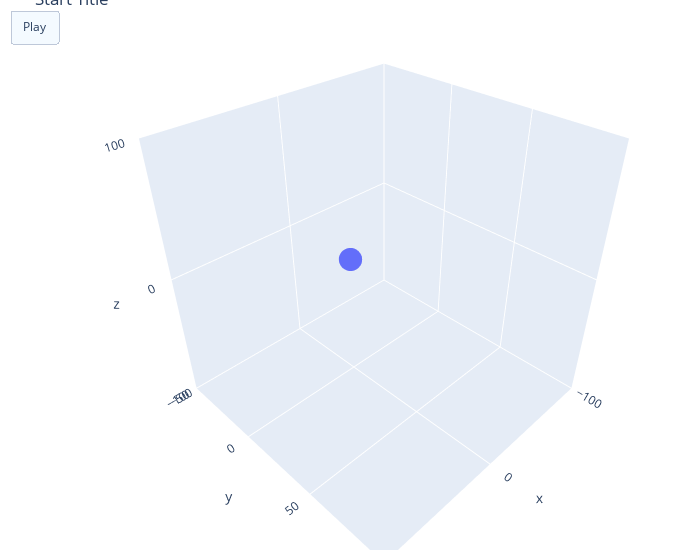

Source (notebook cell):
### Markdown cell above
Визуализируем появление точек динамически

### Code cell
fig = go.Figure(
    data=[go.Scatter3d(x=[0, 1], y=[0, 1], z = [1,2])],
    layout=go.Layout(
        title="Start Title",
        updatemenus=[dict(
            type="buttons",
            buttons=[dict(label="Play",
                          method="animate",
                          args=[None])])]
    ),
    frames=[go.Frame(data=[go.Scatter3d(x=[1, 2], y=[1, 2], z = [3,4])]),
            go.Frame(data=[go.Scatter3d(x=[1, 4], y=[1, 4], z = [5,6])]),
            go.Frame(data=[go.Scatter3d(x=[3, 4], y=[3, 4], z= [7,8])],
                     layout=go.Layout(title_text="End Title"))]
)

fig.update_layout(scene = dict(
    xaxis = dict(nticks=4, range=[-100,100],),
    yaxis = dict(nticks=4, range=[-50,100],),
                     zaxis = dict(nticks=4, range=[-100,100],),),
                     width=700,
                     margin=dict(r=20, l=10, b=10, t=10),
                 updatemenus=[dict(
            type="buttons",
            buttons=[dict(label="Play",
                          method="animate",
                          args=[None])])]
                 )
fig.show()

### Figure 1 — Plotly figure (JSON) as saved in the notebook; plotly's stock layout.template omitted (floating-point values rounded to 4 significant figures)
{"data": [{"type": "scatter3d", "x": [0, 1], "y": [0, 1], "z": [1, 2]}], "layout": {"margin": {"b": 10, "l": 10, "r": 20, "t": 10}, "scene": {"xaxis": {"nticks": 4, "range": [-100, 100]}, "yaxis": {"nticks": 4, "range": [-50, 100]}, "zaxis": {"nticks": 4, "range": [-100, 100]}}, "title": {"text": "Start Title"}, "updatemenus": [{"buttons": [{"args": [null], "label": "Play", "method": "animate"}], "type": "buttons"}], "width": 700}}
